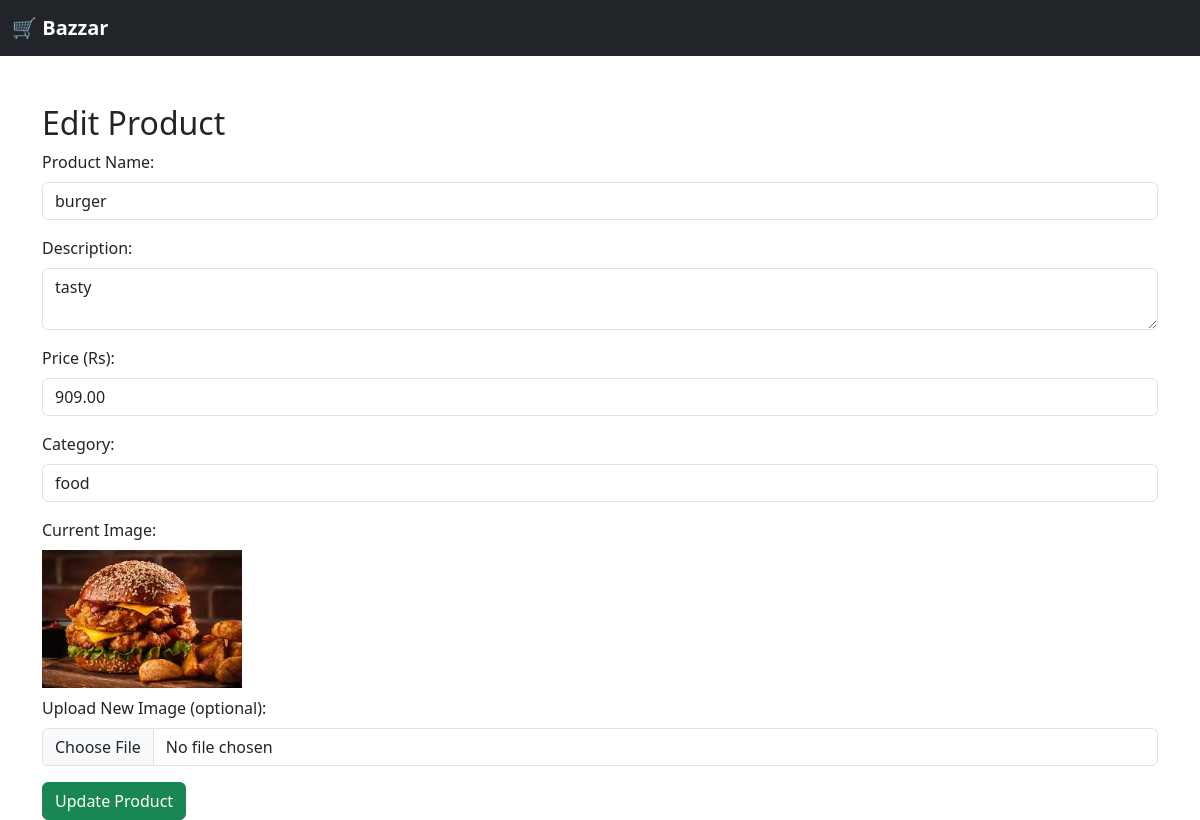
The app's page /edit_product.php?id=8 (signed in) with its own data.
### tables this page shows
CREATE TABLE `products` (
  `id` int(11) NOT NULL,
  `name` varchar(255) NOT NULL,
  `description` text DEFAULT NULL,
  `price` decimal(10,2) NOT NULL,
  `image` varchar(255) DEFAULT NULL,
  `category` varchar(100) DEFAULT NULL,
  `created_at` timestamp NOT NULL DEFAULT current_timestamp()
);

### edit_product.php (the view, shortened to what this page needs)
<?php
include 'db.php';
$id = $_GET['id'];
$product = $conn->query("SELECT * FROM products WHERE id = '$id'")->fetch_assoc();
?>
<!DOCTYPE html>
<html>
<head>
  <link href="https://cdn.jsdelivr.net/npm/bootstrap@5.3.0/dist/css/bootstrap.min.css" rel="stylesheet">
</head>
<body>
  <nav class="navbar navbar-dark bg-dark">
  <div class="container-fluid">
    <a class="navbar-brand fw-bold" href="index.php">🛒 Bazzar</a>
  </div>
</nav>
<div class="container mt-5">
  <h2>Edit Product</h2>
  <form method="POST" enctype="multipart/form-data">
    <div class="mb-3">
      <label class="form-label">Product Name:</label>
      <input class="form-control" name="name" value="<?php echo $product['name']; ?>" required>
    </div>
    <div class="mb-3">
      <label class="form-label">Description:</label>
      <textarea class="form-control" name="description" required><?php echo $product['description']; ?></textarea>
    </div>
    <div class="mb-3">
      <label class="form-label">Price (Rs):</label>
      <input class="form-control" type="number" name="price" value="<?php echo $product['price']; ?>" required>
    </div>
    <div class="mb-3">
      <label class="form-label">Category:</label>
      <input class="form-control" name="category" value="<?php echo $product['category']; ?>" required>
    </div>
    <div class="mb-3">
      <label class="form-label">Current Image:</label><br>
      <img src="<?php echo $product['image']; ?>" style="max-width: 200px;"><br>
      <label class="form-label mt-2">Upload New Image (optional):</label>
      <input class="form-control" type="file" name="image_file" accept=".jpg,.jpeg,.png,.gif">
    </div>
    <button class="btn btn-success" type="submit">Update Product</button>
  </form>
</div>
</body>
</html>

### records on screen
products: name "burger", description "tasty", price "909.00", category "food", image (picture)
